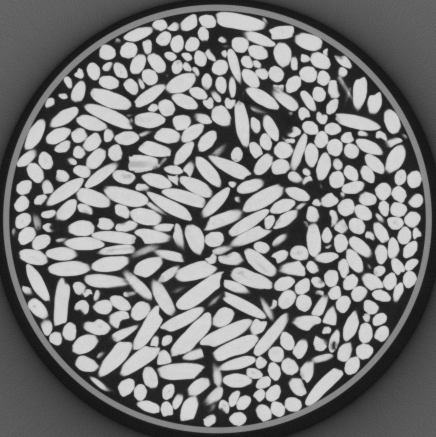
#> input picture org/posts/201506XX-Orientation_correlations_among_rice_grains-04/rice-bin_4x4x4-099.tif, 436 x 437 px
$ python sample_container.py
#> lines starting #> are read from the running program, lines starting #| are printed output that depends on the picture; after the words box and inside, x2 and y2 are one past the last pixel; in counts of white or black regions, pixels touching at a corner belong together
#> further down, img is the input picture: shape (437, 436); min 19, max 228, mean 122.1
import numpy as np

from scipy.signal import argrelmax

from skimage.color import gray2rgb
from skimage.draw import circle_perimeter
from skimage.feature import canny
from skimage.io import imread, imshow
from skimage.transform import hough_circle
from skimage.util import img_as_ubyte

def find_boundary(img, r_min, r_max):
#> called with r_min = 190, r_max = 220
    edges = canny(img, sigma=0.)
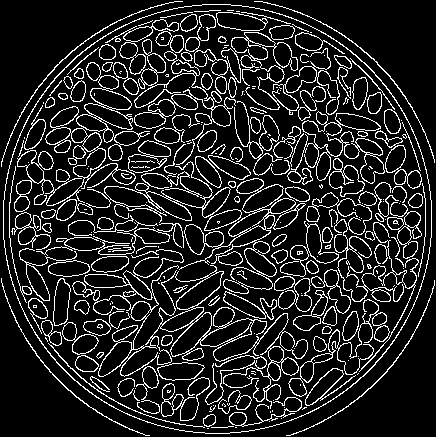
#> edges: shape (437, 436) bool; 14% white in thin lines or dots
    radii = np.arange(r_min, r_max)
    h = hough_circle(edges, radii)
    h_max = np.max(h, axis=(1, 2))
#> h_max = 30 values, max 0.627 at index 18, min 0.253 at index 1, mean 0.34
    k = np.min(np.argsort(h_max)[-2:])
#> k = 18
    h = h[k, ...]
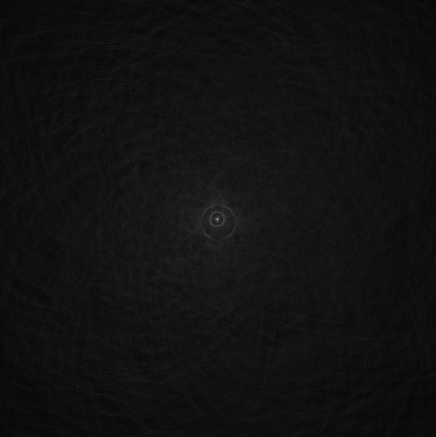
#> h: shape (437, 436) float64; min 0.0253, max 0.627, mean 0.0695
    r, c = np.unravel_index(np.argmax(h), h.shape)
#> r = 219; c = 217
    return r, c, radii[k]

if __name__ == '__main__':
    name = 'rice-bin_4x4x4-099.tif'
    img = imread(name)
    rc, cc, radius = find_boundary(img, 190, 220)
#> rc = 219; cc = 217; radius = 208

    img_rgb = gray2rgb(img_as_ubyte(img))
    r, c = circle_perimeter(rc, cc, radius, method='andres')
#> r = 1320 values, max 427 at index 0, min 11 at index 1, mean 219; c = 1320 values, max 425 at index 4, min 9 at index 6, mean 217
    img_rgb[r, c] = (255, 0, 0)
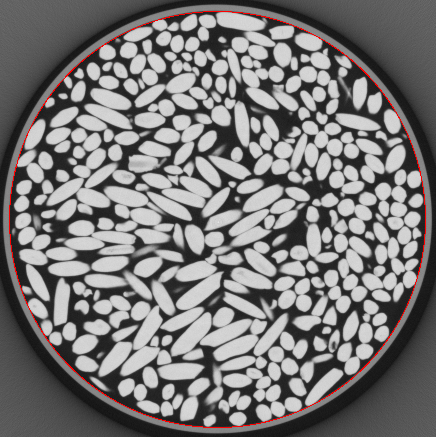
#> img_rgb: shape (437, 436, 3); 0.69% of pixels changed, all inside (x1, y1, x2, y2) = (9, 11, 426, 428)
